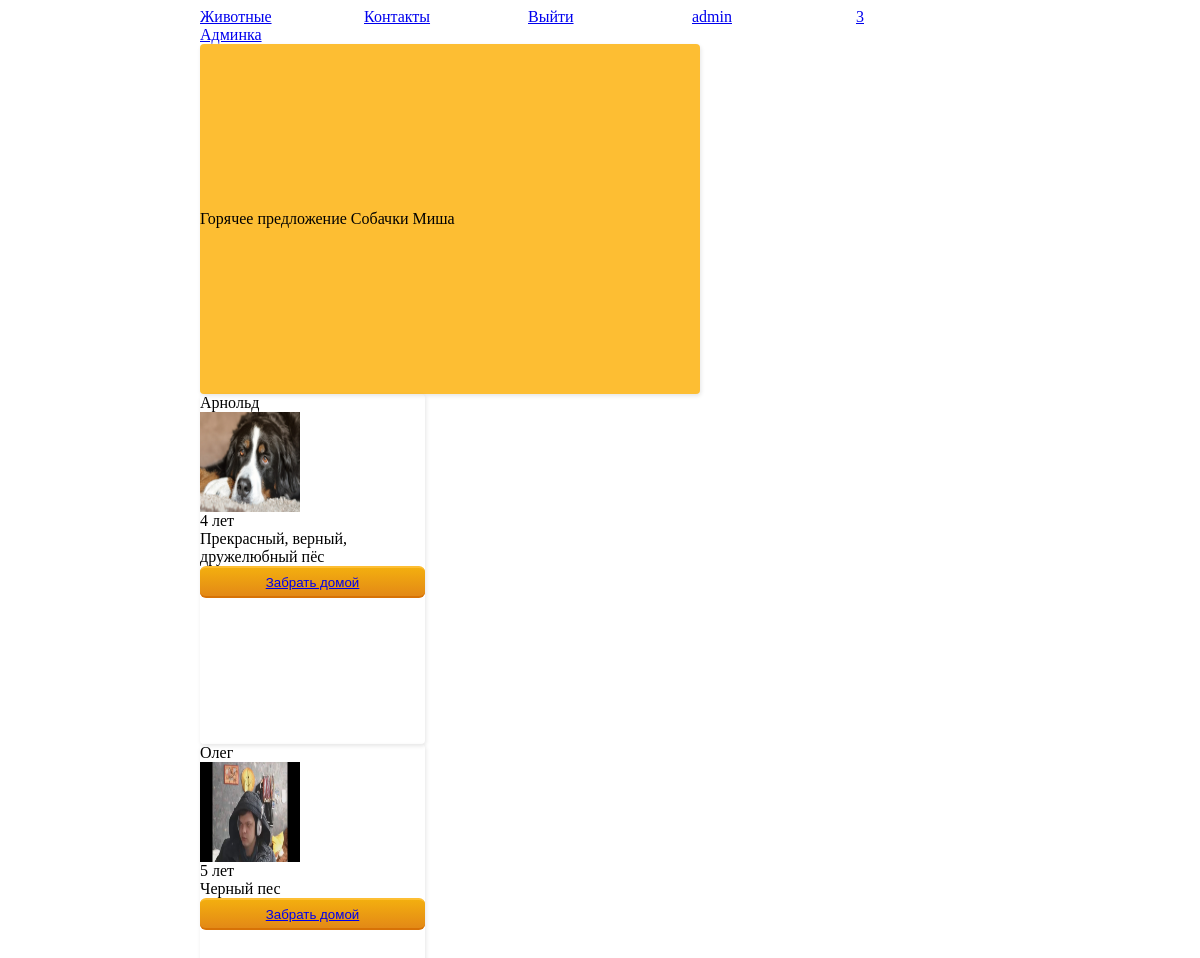
The page / (signed in) on the database its author committed.
### authapp/models.py (models this page shows, shortened)
class User(AbstractUser):
    avatar = models.ImageField(upload_to="personal_avatar", blank=True, verbose_name="Фотография")
    age = models.PositiveSmallIntegerField(null=True, blank=True, verbose_name="Возраст")
    address = models.CharField(max_length=150, blank=True, verbose_name="Адрес")
    is_active = models.BooleanField(verbose_name='Заблокировани/не заблокировани', default=True)

### basketapp/models.py (models this page shows, shortened)
class Basket(models.Model):
    user = models.ForeignKey(settings.AUTH_USER_MODEL, on_delete=models.CASCADE, verbose_name='Чья корзина')
    animal = models.ForeignKey(Animal, on_delete=models.CASCADE, verbose_name='Кого забирают')
    quantity = models.PositiveSmallIntegerField(default=0, verbose_name='Сколько животных')
    add_time = models.DateTimeField(verbose_name='Когда забрали', auto_now_add=True)
    @property
    def total_quantity(self):
        _items = Basket.objects.filter(user=self.user)
        full_quantity = sum(list(map(lambda x: x.quantity, _items)))
        return full_quantity

### mainapp/models.py (models this page shows, shortened)
class Animal(models.Model):
    type = models.ForeignKey(TypeOfAnimal, on_delete=models.CASCADE, verbose_name="Вид животного")
    name = models.CharField(max_length=30, verbose_name="Имя")
    age = models.PositiveSmallIntegerField(verbose_name="Примерный возраст", blank=True)
    avatar = models.ImageField(upload_to="animal_account", verbose_name="Аватарка")
    short_description = models.CharField(max_length=70, verbose_name="Краткое описание")
    description = models.TextField(verbose_name="Описание", blank=True)
    date_entrance = models.DateTimeField(auto_created=True, verbose_name="Дата поступления", default=datetime.now())
    is_active = models.BooleanField(verbose_name='Доступен', default=True)
    taken_home = models.DateTimeField(
        blank=True,
        null=True,
        verbose_name="Забрали домой",
    )

class TypeOfAnimal(models.Model):
    title = models.CharField(max_length=30, verbose_name="Вид животного")
    is_active = models.BooleanField(verbose_name='Доступен', default=True)
    def __str__(self):
        return f"{self.title}"

### mainapp/views.py (the view)
# urls.py: path("", index, name="index"),
def index(request):
    types = TypeOfAnimal.objects.all()
    all_animals = Animal.objects.all()
    rand_animal_ = rand_animal()
    get_same_animal_ = get_same_animal(rand_animal_)
    basket = []
    if request.user.is_authenticated:
        basket = Basket.objects.filter(user=request.user)
    context = {"title": "Главная", "all_animals": all_animals, 'basket': basket, "types": types,
               "media_url": settings.MEDIA_URL, 'get_same_animal_': get_same_animal_,
               'rand_animal': rand_animal_}
    return render(request, "mainapp/index.html", context)

### mainapp/views.py (called while the page is built)
def rand_animal():
    hot_animal = Animal.objects.all()
    return sample(list(hot_animal), 1)[0]

def get_same_animal(rand_animal_):
    animals_category_rand_animal = Animal.objects.filter(type=rand_animal_.type).exclude(pk=rand_animal_.pk)[:2]
    return animals_category_rand_animal

### mainapp/templates/mainapp/index.html
{% extends 'mainapp/base.html' %}
{% block content %}
<div class="same-animal">
    Горячее предложение
    {{rand_animal.type}}
    {{rand_animal.name}}
</div>
{% for animal in get_same_animal_ %}
<div class="card">
    {{animal.name}}
    <img class="avatar" src="{{media_url}}{{animal.avatar}}">
    {{animal.age}} лет
    <br>
    {{animal.short_description}}
    <button class="home-animal">
        <a href="{% url 'basketapp:basket_add' animal.pk %}">Забрать домой</a>
    </button>
</div>
{%endfor%}
{% endblock %}

### mainapp/templates/mainapp/includes/inc_menu.html (shortened to what this page needs)
<div class="menu">
    <div class="inc_menu">
        <a href="{% url 'mainapp:typeanimal' %}">Животные</a>
    </div>
    <div class="inc_menu">
        <a href="{% url 'mainapp:contact' %}">Контакты</a>
    </div>
    {% if user.is_authenticated %}
    <div class="inc_menu">
        <a href="{% url 'authapp:logout' %}">Выйти</a>
    </div>
    <div class="inc_menu">
        <a href="{% url 'authapp:change' %}">{{user.username}}</a>
    </div>
    <div class="inc_menu">
        <a href="{%url 'basketapp:basket_show'%}">{{basket.0.total_quantity}}</a>
    </div>
        {% if user.is_superuser %}
            <a href="{% url 'adminapp:show_animal' pk=0 %}">Админка</a>
        {% endif %}
    {% endif %}
</div>

### static/style.css (style rules this page uses)
.avatar { height: 100px; width: 100px; }
.menu { position: relative; display: block; box-sizing: border-box; text-align: justify; }
.menu:after { position: relative; display: inline-block; height: auto; box-sizing: border-box; vertical-align: top; content: ''; }
.menu > .inc_menu { position: relative; display: inline-block; width: 18%; box-sizing: border-box; text-align: left; vertical-align: top; }
.card { width: 225px; min-height: 350px; box-shadow: 1px 2px 4px rgba(0, 0, 0, 0.1); display: flex; flex-direction: column; border-radius: 4px; transition: 0.2s; position: relative; }
.same-animal { width: 500px; min-height: 350px; box-shadow: 1px 2px 4px rgba(0, 0, 0, 0.1); display: flex; justify-content: center; flex-direction: column; border-radius: 4px; transition: 0.2s; position: relative; background: #FDBE33; }
.home-animal { display: inline-block; right: 0; bottom: 0; color: white; text-decoration: none; padding: .5em 2em; outline: none; border-width: 2px 0; border-style: solid none; border-color: #FDBE33 #000 #D77206; border-radius: 6px; background: linear-gradient(#F3AE0F, #E38916) #E38916; transition: 0.2s; }

### rows shown on the page
User: username "admin"
Basket: user+quantity "3"
Animal: type "Собачки", name "Миша"
Animal: name "Арнольд", avatar (picture), age "4", short_description "Прекрасный, верный, дружелюбный пёс"
Animal: name "Олег", avatar (placeholder picture), age "5", short_description "Черный пес"
